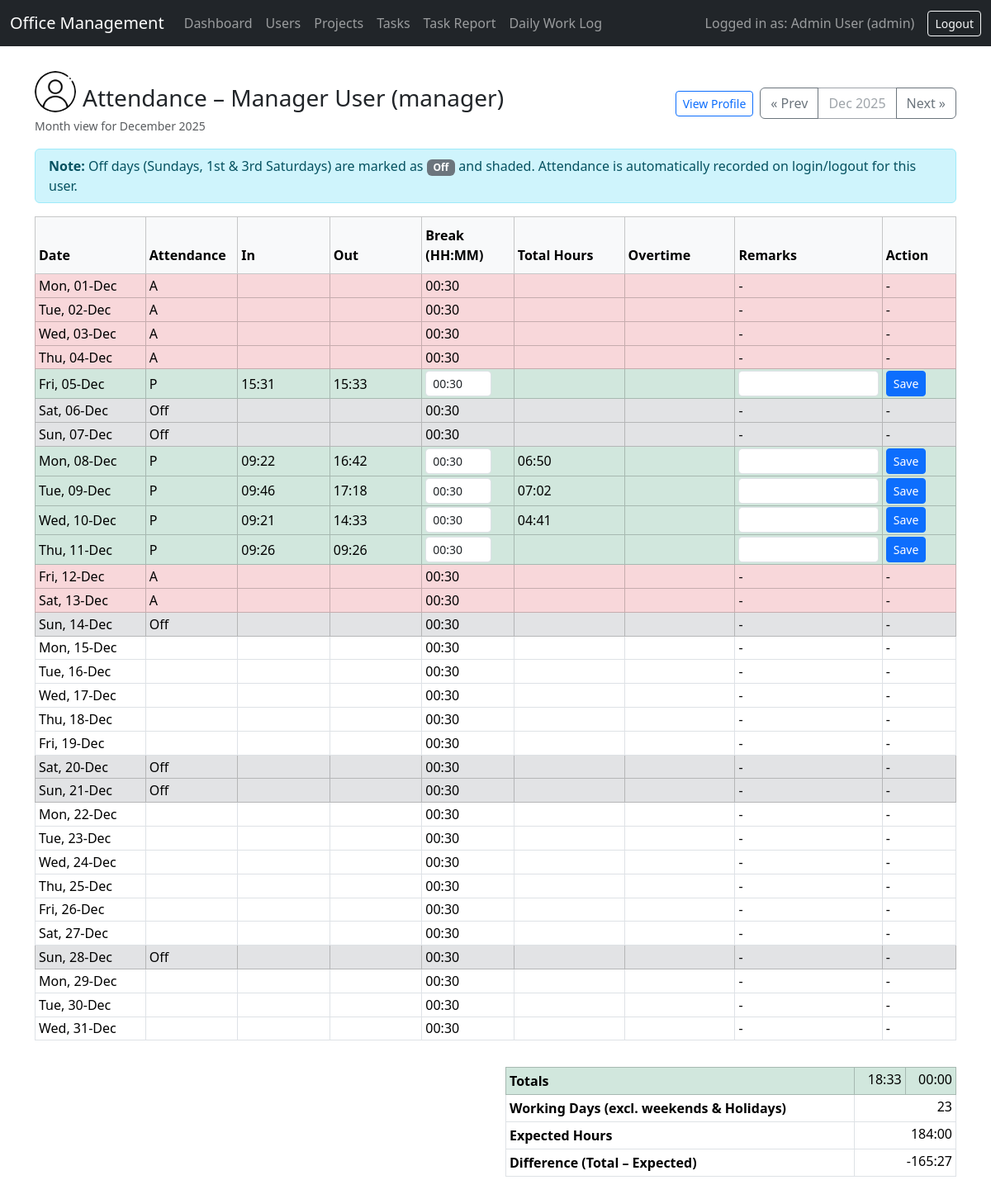
Page /attendance.php?user_id=2 (signed in) on the committed database.
### tables this page shows
CREATE TABLE `users` (
  `id` int(11) NOT NULL,
  `full_name` varchar(100) NOT NULL,
  `first_name` varchar(100) DEFAULT NULL,
  `last_name` varchar(100) DEFAULT NULL,
  `username` varchar(50) NOT NULL,
  `email` varchar(191) DEFAULT NULL,
  `mobile` varchar(20) DEFAULT NULL,
  `phone` varchar(20) DEFAULT NULL,
  `address` text DEFAULT NULL,
  `social_facebook` varchar(191) DEFAULT NULL,
  `social_linkedin` varchar(191) DEFAULT NULL,
  `social_instagram` varchar(191) DEFAULT NULL,
  `social_twitter` varchar(191) DEFAULT NULL,
  `social_other` varchar(191) DEFAULT NULL,
  `profile_image` varchar(191) DEFAULT NULL,
  `password` varchar(255) NOT NULL,
  `role` enum('admin','manager','employee') NOT NULL DEFAULT 'employee',
  `created_at` datetime NOT NULL DEFAULT current_timestamp()
);

CREATE TABLE `attendance` (
  `id` int(11) NOT NULL,
  `user_id` int(11) NOT NULL,
  `work_date` date NOT NULL,
  `attendance_status` enum('P','A','Off','Leave','Half') DEFAULT NULL,
  `time_in` datetime DEFAULT NULL,
  `time_out` datetime DEFAULT NULL,
  `break_duration` time NOT NULL DEFAULT '00:30:00',
  `total_minutes` int(11) NOT NULL DEFAULT 0,
  `overtime_minutes` int(11) NOT NULL DEFAULT 0,
  `remarks` varchar(255) DEFAULT '',
  `created_at` datetime NOT NULL DEFAULT current_timestamp(),
  `updated_at` datetime NOT NULL DEFAULT current_timestamp() ON UPDATE current_timestamp()
);

### attendance_helpers.php (called while the page is built, shortened)
<?php
function is_company_off_day(string $date): bool
{
    $ts  = strtotime($date);
    $dayOfWeek = (int)date('N', $ts);
    $dayOfMonth = (int)date('j', $ts);
    if ($dayOfWeek === 7) {
        return true;
    }
    if ($dayOfWeek === 6) {
        $nth = intdiv($dayOfMonth - 1, 7) + 1;
        if ($nth === 1 || $nth === 3) {
            return true;
        }
    }
    return false;
}
function minutes_to_hhmm(int $minutes): string
{
    $hours = intdiv($minutes, 60);
    $mins  = $minutes % 60;
    return sprintf('%02d:%02d', $hours, $mins);
}
?>

### attendance.php (the view, shortened to what this page needs)
<?php
require_once 'config.php';
require_once 'attendance_helpers.php';
$loggedInRole = $_SESSION['role'] ?? '';
$isAdmin      = ($loggedInRole === 'admin');
$userId = isset($_GET['user_id']) ? (int)$_GET['user_id'] : (int)($_POST['user_id'] ?? 0);
$stmt = $mysqli->prepare('SELECT id, full_name, role, profile_image FROM users WHERE id = ?');
$stmt->bind_param('i', $userId);
$stmt->execute();
$userResult = $stmt->get_result();
$user = $userResult->fetch_assoc();
if (!empty($user['profile_image'])) {
    $profileImageUrl = htmlspecialchars($user['profile_image'], ENT_QUOTES, 'UTF-8');
} else {
    $profileImageUrl = 'images/user.png';
}
$year  = isset($_GET['year']) ? (int)$_GET['year'] : (int)date('Y');
$month = isset($_GET['month']) ? (int)$_GET['month'] : (int)date('m');
$startDate = sprintf('%04d-%02d-01', $year, $month);
$endDate   = date('Y-m-t', strtotime($startDate));
$attendanceByDate = [];
$totalMinutesMonth = 0;
$totalOvertimeMinutesMonth = 0;
$stmt = $mysqli->prepare('SELECT * FROM attendance WHERE user_id = ? AND work_date BETWEEN ? AND ? ORDER BY work_date ASC');
if ($stmt) {
    $stmt->bind_param('iss', $userId, $startDate, $endDate);
    $stmt->execute();
    $res = $stmt->get_result();
    while ($row = $res->fetch_assoc()) {
        $attendanceByDate[$row['work_date']] = $row;
        if (!empty($row['total_minutes'])) {
            $totalMinutesMonth += (int)$row['total_minutes'];
        }
    }
}
$daysInMonth = (int)date('t', strtotime($startDate));
$today = date('Y-m-d');
$workingDays = 0;
for ($d = 1; $d <= $daysInMonth; $d++) {
    $dateStr = sprintf('%04d-%02d-%02d', $year, $month, $d);
    $ts      = strtotime($dateStr);
    $dow = (int)date('N', $ts);
    if ($dow >= 6) {
        continue;
    }
    $workingDays++;
}
$expectedMinutes = $workingDays * SHIFT_MINUTES;
$diffMinutes     = $totalMinutesMonth - $expectedMinutes;
if ($diffMinutes === 0) {
    $diffDisplay = '0:00';
} else {
    $sign        = $diffMinutes < 0 ? '-' : '+';
    $absMinutes  = abs($diffMinutes);
    $diffDisplay = $sign . minutes_to_hhmm($absMinutes);
}
include 'header.php';
?>
<div class="d-flex justify-content-between align-items-center mt-3 mb-3">
  <div>
    <div class="d-flex align-items-end mb-1">
      <img
        src="<?php echo $profileImageUrl; ?>"
        alt="User avatar"
        class="rounded-circle me-2"
        style="width: 50px; height: 50px; object-fit: cover;"
      >
      <h3 class="mb-0">
        Attendance – <?php echo htmlspecialchars($user['full_name']); ?>
        (<?php echo htmlspecialchars($user['role']); ?>)
      </h3>
    </div>
    <small class="text-muted">
      Month view for <?php echo date('F Y', strtotime($startDate)); ?>
    </small>
  </div>
  <div class="d-flex align-items-center">
    <?php if ($isAdmin && $userId > 0): ?>
      <a href="profile.php?id=<?php echo (int)$userId; ?>"
         class="btn btn-sm btn-outline-primary me-2">
        View Profile
      </a>
    <?php endif; ?>
    <div class="btn-group" role="group">
      <?php
      $currentTs = strtotime($startDate);
      $prevTs = strtotime('-1 month', $currentTs);
      $nextTs = strtotime('+1 month', $currentTs);
      $prevYear  = (int)date('Y', $prevTs);
      $prevMonth = (int)date('m', $prevTs);
      $nextYear  = (int)date('Y', $nextTs);
      $nextMonth = (int)date('m', $nextTs);
      ?>
      <a class="btn btn-outline-secondary" href="attendance.php?user_id=<?php echo $userId; ?>&year=<?php echo $prevYear; ?>&month=<?php echo $prevMonth; ?>">&laquo; Prev</a>
      <span class="btn btn-outline-secondary disabled"><?php echo date('M Y', strtotime($startDate)); ?></span>
      <a class="btn btn-outline-secondary" href="attendance.php?user_id=<?php echo $userId; ?>&year=<?php echo $nextYear; ?>&month=<?php echo $nextMonth; ?>">Next &raquo;</a>
    </div>
  </div>
</div>
<div class="alert alert-info py-2">
  <strong>Note:</strong> Off days (Sundays, 1st &amp; 3rd Saturdays) are marked as <span class="badge bg-secondary">Off</span> and shaded.
  Attendance is automatically recorded on login/logout for this user.
</div>
<div class="table-responsive">
  <table class="table table-bordered table-sm align-middle table-attendance-compact">
    <thead class="table-light">
      <tr>
        <th style="width: 12%; padding-top: 10px; padding-bottom: 10px;">Date</th>
        <th style="width: 10%; padding-top: 10px; padding-bottom: 10px;">Attendance</th>
        <th style="width: 10%; padding-top: 10px; padding-bottom: 10px;">In</th>
        <th style="width: 10%; padding-top: 10px; padding-bottom: 10px;">Out</th>
        <th style="width: 10%; padding-top: 10px; padding-bottom: 10px;">Break (HH:MM)</th>
        <th style="width: 12%; padding-top: 10px; padding-bottom: 10px;">Total Hours</th>
        <th style="width: 12%; padding-top: 10px; padding-bottom: 10px;">Overtime</th>
        <th style="padding-top: 10px; padding-bottom: 10px;">Remarks</th>
        <th style="width: 8%; padding-top: 10px; padding-bottom: 10px;">Action</th>
      </tr>
    </thead>
    <tbody>
<?php
for ($day = 1; $day <= $daysInMonth; $day++):
    $dateStr = sprintf('%04d-%02d-%02d', $year, $month, $day);
    $timestamp = strtotime($dateStr);
    $displayDate = date('D, d-M', $timestamp);
    $isOffDay = is_company_off_day($dateStr);
    $attendanceRow = $attendanceByDate[$dateStr] ?? null;
    $attendanceStatus = '';
    $timeInDisplay = '';
    $timeOutDisplay = '';
    $breakDisplay = '00:30';
    $totalDisplay = '';
    $overtimeDisplay = '';
    $remarks = '';
    $attendanceId = null;
    if ($attendanceRow) {
        $attendanceId = (int)$attendanceRow['id'];
        $attendanceStatus = $attendanceRow['attendance_status'] ?: '';
        if ($attendanceRow['time_in']) {
            $timeInDisplay = date('H:i', strtotime($attendanceRow['time_in']));
        }
        if ($attendanceRow['time_out']) {
            $timeOutDisplay = date('H:i', strtotime($attendanceRow['time_out']));
        }
        if ($attendanceRow['break_duration']) {
            $breakDisplay = substr($attendanceRow['break_duration'], 0, 5);
        }
        if ((int)$attendanceRow['total_minutes'] > 0) {
            $totalDisplay = minutes_to_hhmm((int)$attendanceRow['total_minutes']);
        }
        $remarks = $attendanceRow['remarks'] ?? '';
    } else {
        if ($isOffDay) {
            $attendanceStatus = 'Off';
        } elseif ($dateStr <= $today) {
            $attendanceStatus = 'A';
        } else {
            $attendanceStatus = '';
        }
    }
    $rowClass = '';
    if ($isOffDay) {
        $rowClass = 'table-secondary';
    } elseif ($attendanceStatus === 'A') {
        $rowClass = 'table-danger';
    } elseif ($attendanceStatus === 'P') {
        $rowClass = 'table-success';
    }
?>
      <tr class="<?php echo $rowClass; ?>">
        <td><?php echo htmlspecialchars($displayDate); ?></td>
        <td><?php echo htmlspecialchars($attendanceStatus); ?></td>
        <td><?php echo htmlspecialchars($timeInDisplay); ?></td>
        <td><?php echo htmlspecialchars($timeOutDisplay); ?></td>
        <td>
          <?php if ($attendanceId): ?>
            <form method="post" action="attendance.php" class="d-flex align-items-center">
              <input type="text" name="break_duration" value="<?php echo htmlspecialchars($breakDisplay); ?>" class="form-control form-control-sm" style="max-width: 80px;">
          <?php else: ?>
            <?php echo htmlspecialchars($breakDisplay); ?>
          <?php endif; ?>
        </td>
        <td><?php echo htmlspecialchars($totalDisplay); ?></td>
        <td><?php echo htmlspecialchars($overtimeDisplay); ?></td>
        <td>
          <?php if ($attendanceId): ?>
              <input type="text" name="remarks" value="<?php echo htmlspecialchars($remarks); ?>" class="form-control form-control-sm">
          <?php else: ?>
            -
          <?php endif; ?>
        </td>
        <td>
          <?php if ($attendanceId): ?>
              <button type="submit" class="btn btn-sm btn-primary">Save</button>
          <?php else: ?>
            -
          <?php endif; ?>
        </td>
      </tr>
<?php endfor; ?>
    </tbody>
  </table>
</div>
<div class="row mt-3">
  <div class="col-md-6 ms-auto">
    <table class="table table-bordered table-sm mb-0 table-attendance-compact">
      <tbody>
        <tr class="table-success">
          <th>Totals</th>
          <td class="text-end"><?php echo minutes_to_hhmm($totalMinutesMonth); ?></td>
          <td class="text-end"><?php echo minutes_to_hhmm($totalOvertimeMinutesMonth); ?></td>
        </tr>
        <tr>
          <th>Working Days (excl. weekends &amp; Holidays)</th>
          <td class="text-end" colspan="2"><?php echo (int)$workingDays; ?></td>
        </tr>
        <tr>
          <th>Expected Hours</th>
          <td class="text-end" colspan="2"><?php echo minutes_to_hhmm($expectedMinutes); ?></td>
        </tr>
        <tr>
          <th>Difference (Total &ndash; Expected)</th>
          <td class="text-end" colspan="2"><?php echo htmlspecialchars($diffDisplay); ?></td>
        </tr>
      </tbody>
    </table>
  </div>
</div>
<?php include 'footer.php'; ?>

### attendance.php (style rules this page uses)
.table-attendance-compact > thead > tr > th, .table-attendance-compact > tbody > tr > td { padding-top: 0.12rem; padding-bottom: 0.12rem; }

### rows in the picture
users: full_name "Manager User", role "manager"
attendance: displayDate "Fri, 05-Dec", attendance_status "P", time_in "15:31", time_out "15:33", break_duration "00:30", shows "Save"
attendance: displayDate "Mon, 08-Dec", attendance_status "P", time_in "09:22", time_out "16:42", break_duration "00:30", total_minutes "06:50", shows "Save"
attendance: displayDate "Tue, 09-Dec", attendance_status "P", time_in "09:46", time_out "17:18", break_duration "00:30", total_minutes "07:02", shows "Save"
attendance: displayDate "Wed, 10-Dec", attendance_status "P", time_in "09:21", time_out "14:33", break_duration "00:30", total_minutes "04:41", shows "Save"
attendance: displayDate "Thu, 11-Dec", attendance_status "P", time_in "09:26", time_out "09:26", break_duration "00:30", shows "Save"

### other values in the picture
$_SESSION['full_name'] "Admin User"
$_SESSION['role'] "admin"
date('F Y', strtotime($startDate)) "December 2025"
date('M Y', strtotime($startDate)) "Dec 2025"
$displayDate "Mon, 01-Dec"
$attendanceStatus "A"
$breakDisplay "00:30"
$displayDate "Tue, 02-Dec"
$displayDate "Wed, 03-Dec"
$displayDate "Thu, 04-Dec"
$displayDate "Sat, 06-Dec"
$attendanceStatus "Off"
$displayDate "Sun, 07-Dec"
$displayDate "Fri, 12-Dec"
$displayDate "Sat, 13-Dec"
